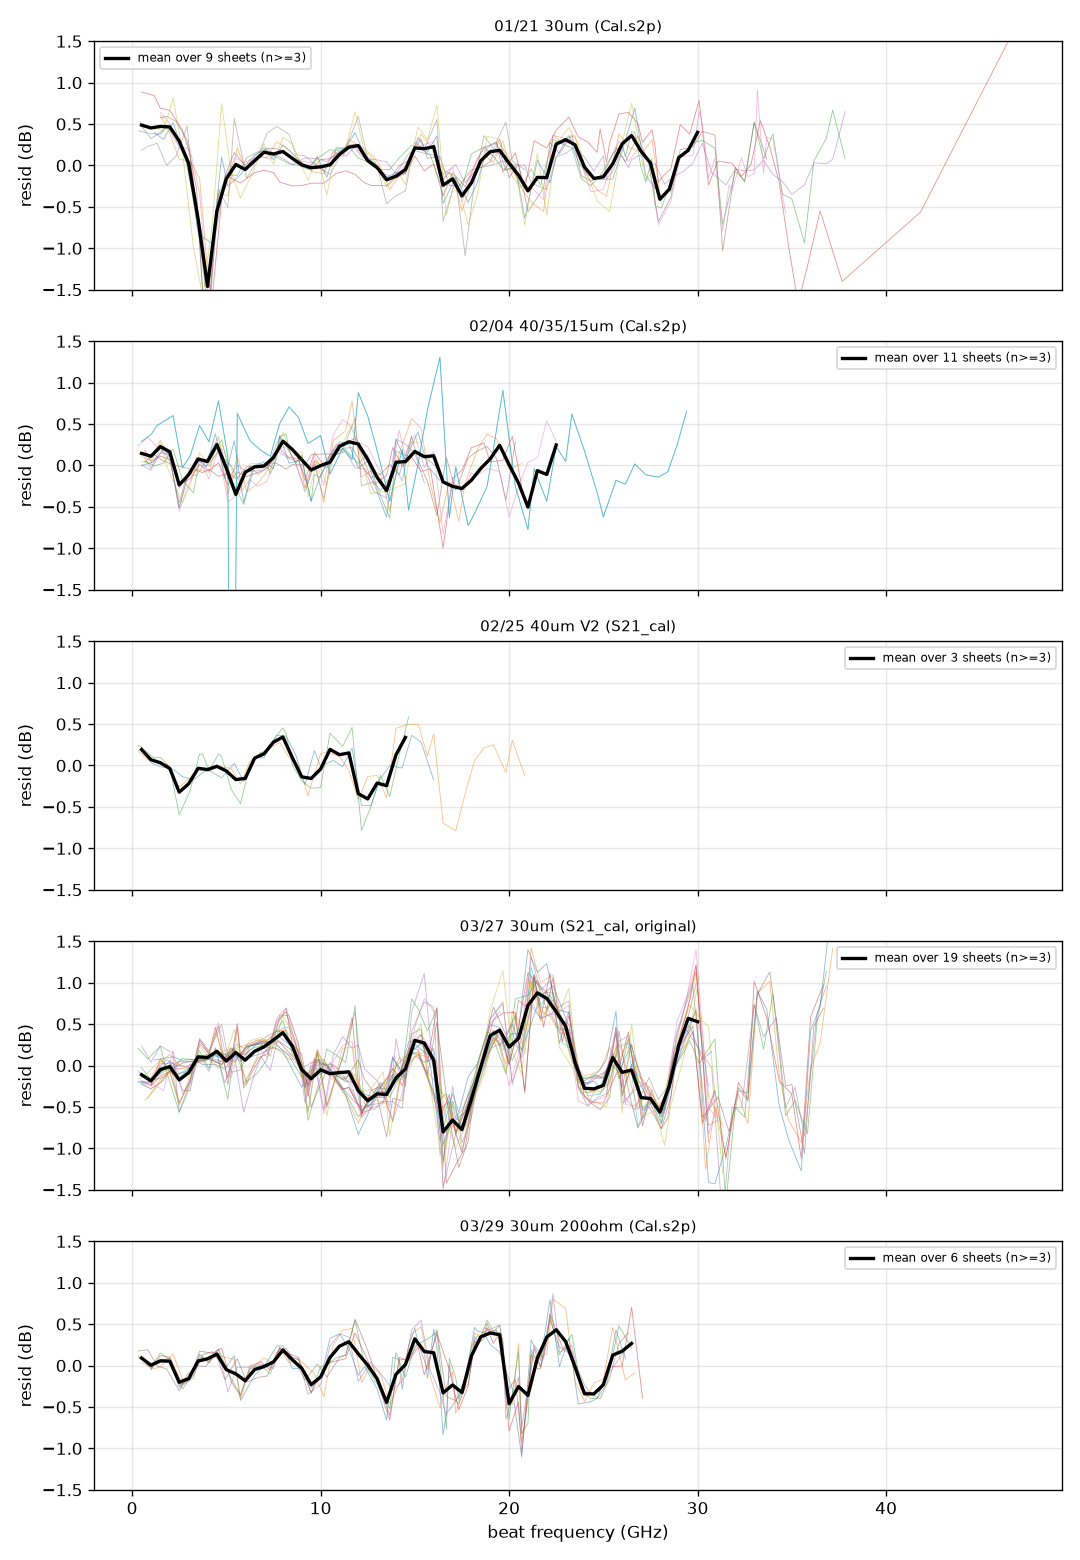

This chart was generated by the following Python code:
"""Dimension D step 5b: is there a session-common ripple / roll-off?
For each session, remove each sheet's own cubic (DC ref) and look at the mean
residual across sheets on a common grid. A chain artefact missed by the cal
would appear as a mean residual with structure; device-specific behaviour
averages out. Output: inv40/D_session_common.png and printed numbers."""
import os, pickle, numpy as np, pandas as pd
import matplotlib; matplotlib.use('Agg'); import matplotlib.pyplot as plt
os.chdir('/home/user/UTC-PD-Simulation')
C = pickle.load(open('inv40/D_losscurves.pkl','rb')); inv = pd.read_csv('inv40/D_inventory.csv')
sess = {'01/21 30um (Cal.s2p)': [p for p in inv.path if '30um/' in p and 'Figure' not in p and 'sim' not in p and 'cal.xlsx' not in p],
        '02/04 40/35/15um (Cal.s2p)': [p for p in inv.path if (('40um/' in p and 'V2/40' not in p and 'V2/WO/Bias_-5V' not in p) or '35um/' in p or '15um/' in p) and 'cal.xlsx' not in p and 'test' not in p],
        '02/25 40um V2 (S21_cal)': [p for p in inv.path if '40um/V2' in p and 'cal.xlsx' not in p and not ('WO/Bias_-7V' in p)],
        '03/27 30um (S21_cal, original)': [p for p in inv.path if 'Figure_03_27' in p and 'new cal' not in p and '200 ohm' not in p and 'cal.xlsx' not in p and 'test' not in p],
        '03/29 30um 200ohm (Cal.s2p)': [p for p in inv.path if 'Figure_03_27' in p and 'new cal' not in p and '200 ohm' in p]}
grid = np.arange(0.5, 30.01, 0.5)
fig, ax = plt.subplots(len(sess), 1, figsize=(9, 2.6*len(sess)), sharex=True)
for k, (name, ps) in enumerate(sess.items()):
    R = []
    for p in ps:
        d = C[p]; d = d[d.raw < 0].sort_values('f').drop_duplicates('f')
        f, pc = d.f.values, d.cal.values
        if len(f) < 10: continue
        c = np.polyfit(f, pc, 3); res = pc - np.polyval(c, f)
        r = np.interp(grid, f, res, left=np.nan, right=np.nan); R.append(r)
        ax[k].plot(f, res, '-', lw=.5, alpha=.5)
    R = np.array(R); n = np.isfinite(R).sum(0); mean = np.nanmean(R, 0); sd = np.nanstd(R, 0)
    ok = n >= 3
    ax[k].plot(grid[ok], mean[ok], 'k-', lw=2, label=f'mean over {len(R)} sheets (n>=3)')
    ax[k].set_ylim(-1.5, 1.5); ax[k].set_ylabel('resid (dB)'); ax[k].set_title(name, fontsize=9); ax[k].grid(alpha=.3); ax[k].legend(fontsize=7)
    rms_mean = np.sqrt(np.nanmean(mean[ok]**2)); rms_ind = np.sqrt(np.nanmean(R[:, ok]**2))
    i = np.nanargmax(np.abs(mean[ok]))
    print(f'{name:34s} sheets {len(R):2d}  rms(mean resid) {rms_mean:.3f} dB, rms(individual resid) {rms_ind:.3f} dB, '
          f'largest |mean| {mean[ok][i]:+.2f} dB at {grid[ok][i]:.1f} GHz; mean resid 15-20 GHz: {np.nanmean(mean[ok & (grid>=15) & (grid<=20)]):+.2f} dB')
ax[-1].set_xlabel('beat frequency (GHz)'); fig.tight_layout(); fig.savefig('inv40/D_session_common.png', dpi=120)
